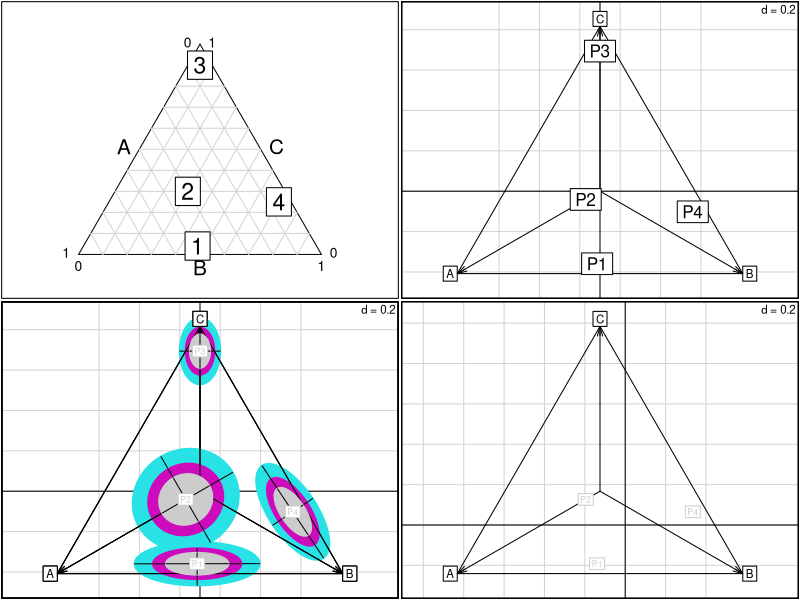

R code for this plot:
library(ade4)


### Name: s.multinom
### Title: Graph of frequency profiles (useful for instance in genetic)
### Aliases: s.multinom
### Keywords: multivariate hplot

### ** Examples

par(mfrow = c(2,2))
par(mar = c(0.1,0.1,0.1,0.1))
proba <- matrix(c(0.49,0.47,0.04,0.4,0.3,0.3,0.05,0.05,0.9,0.05,0.7,0.25), ncol = 3, byrow = TRUE)
proba.df <- as.data.frame (proba)
names(proba.df) <- c("A","B","C") ; row.names(proba.df) <- c("P1","P2","P3","P4")
w.proba <- triangle.plot(proba.df, clab = 2, show = FALSE)
box()

w.tri = data.frame(x = c(-sqrt(1/2),sqrt(1/2),0), y = c(-1/sqrt(6),-1/sqrt(6),2/sqrt(6)))
L3 <- c("A","B","C")
row.names(w.tri) <- L3
s.multinom(w.tri, proba.df, n.sample = 0, coulrowprof = "black", clabelrowprof = 1.5)
s.multinom(w.tri, proba.df, n.sample = 30, coul = palette()[5])
s.multinom(w.tri, proba.df, n.sample = 60, coul = palette()[6], add.p = TRUE)
s.multinom(w.tri, proba.df, n.sample = 120, coul = grey(0.8), add.p = TRUE)

print(s.multinom(w.tri, proba.df[-3,], n.sample = 0, translate = TRUE)$tra)
